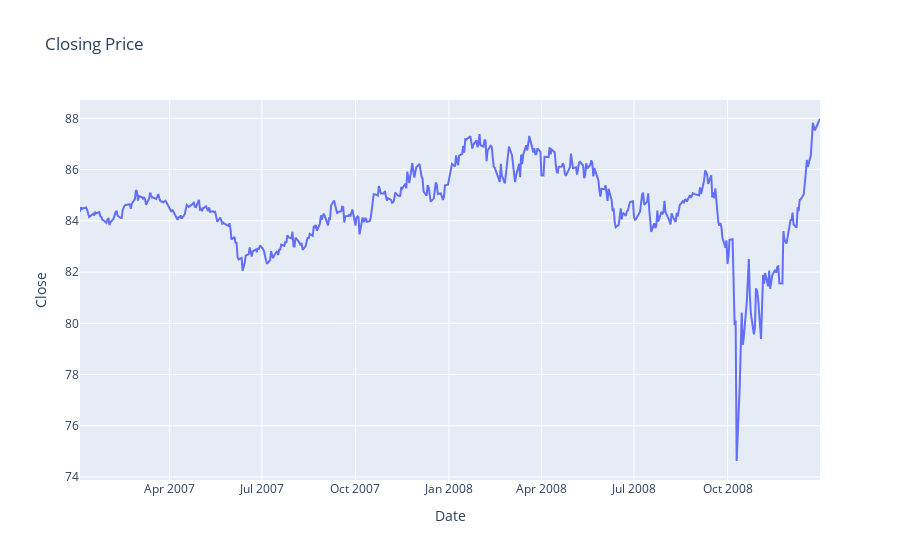

Source (notebook cell):
### Markdown cell above
It has a huge number of outlier as we can see from the skewness, so it is not normally distributed

### Code cell
import plotly.express as px
fig = px.line(during, x="Date", y="Close",  
              title='Closing Price')
fig.show()

### Figure 1 — Plotly figure (JSON) as saved in the notebook; plotly's stock layout.template omitted (floating-point values rounded to 4 significant figures; data arrays with more than 128 entries replaced by an {"elided": "..."} marker saying what was removed)
{"data": [{"hovertemplate": "Date=%{x}<br>Close=%{y}<extra></extra>", "legendgroup": "", "line": {"color": "#636efa", "dash": "solid"}, "marker": {"symbol": "circle"}, "mode": "lines", "name": "", "orientation": "v", "showlegend": false, "type": "scatter", "x": {"elided": "504 str values"}, "xaxis": "x", "y": {"elided": "504 float values"}, "yaxis": "y"}], "layout": {"legend": {"tracegroupgap": 0}, "title": {"text": "Closing Price"}, "xaxis": {"anchor": "y", "domain": [0, 1], "title": {"text": "Date"}}, "yaxis": {"anchor": "x", "domain": [0, 1], "title": {"text": "Close"}}}}
